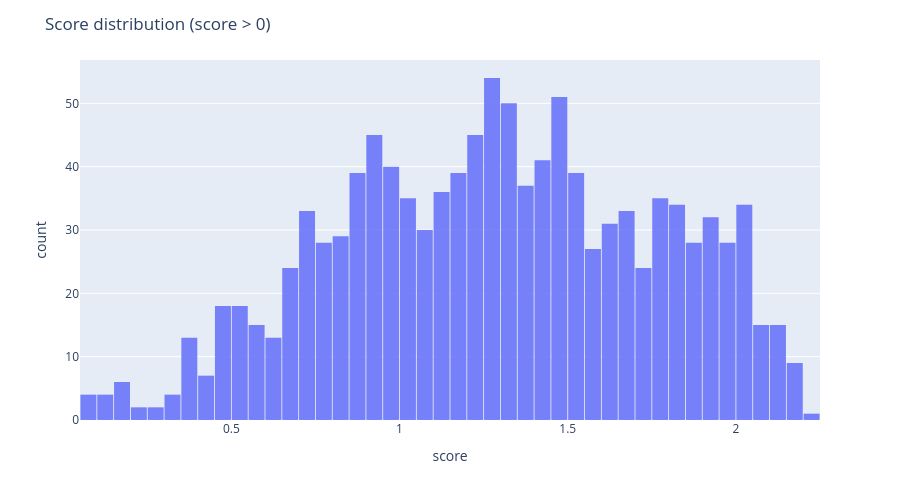

Here is the notebook cell this chart was saved with:
### Markdown cell above
## Score Distribution Histogram

### Code cell
summary_plot = summary[summary["score"] > 0].copy()

fig = px.histogram(
    summary_plot,
    x="score",
    nbins=50,
    labels={"score": "score"},
    opacity=0.85,
)

fig.update_layout(
    width=900,
    height=500,
    title="Score distribution (score > 0)",
    bargap=0.05
)

fig.show()

### Figure 1 — Plotly figure (JSON) as saved in the notebook; plotly's stock layout.template omitted (floating-point values rounded to 4 significant figures; data arrays with more than 128 entries replaced by an {"elided": "..."} marker saying what was removed)
{"data": [{"bingroup": "x", "hovertemplate": "score=%{x}<br>count=%{y}<extra></extra>", "legendgroup": "", "marker": {"color": "#636efa", "opacity": 0.85, "pattern": {"shape": ""}}, "name": "", "nbinsx": 50, "orientation": "v", "showlegend": false, "type": "histogram", "x": {"elided": "1147 float values"}, "xaxis": "x", "yaxis": "y"}], "layout": {"bargap": 0.05, "barmode": "relative", "height": 500, "legend": {"tracegroupgap": 0}, "margin": {"t": 60}, "title": {"text": "Score distribution (score > 0)"}, "width": 900, "xaxis": {"anchor": "y", "domain": [0, 1], "title": {"text": "score"}}, "yaxis": {"anchor": "x", "domain": [0, 1], "title": {"text": "count"}}}}
